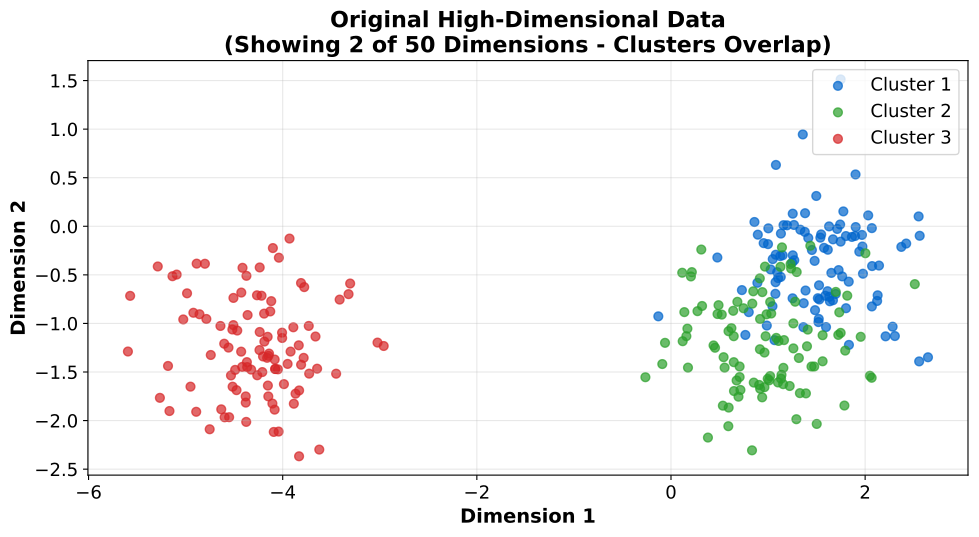

Python code for this plot:
"""Original Clusters - High-dimensional data shown in 2D projection"""
import matplotlib.pyplot as plt
import numpy as np
from pathlib import Path

CHART_METADATA = {
    'title': 'Original Clusters',
    'description': 'High-dimensional cluster structure (showing 2 of 50 dimensions)',
    'url': 'https://github.com/Digital-AI-Finance/methods-algorithms/tree/master/slides/L05_PCA_tSNE/06a_original_clusters'
}

plt.rcParams.update({
    'font.size': 14, 'axes.labelsize': 14, 'axes.titlesize': 16,
    'xtick.labelsize': 13, 'ytick.labelsize': 13, 'legend.fontsize': 13,
    'figure.figsize': (10, 6), 'figure.dpi': 150
})

MLBLUE = '#0066CC'
MLGREEN = '#2CA02C'
MLRED = '#D62728'

np.random.seed(42)

fig, ax = plt.subplots(figsize=(10, 6))

# Generate high-dimensional data with clusters
n_per_cluster = 100
n_dims = 50

# Cluster centers in high-dim space
centers_hd = [np.random.randn(n_dims) * 3 for _ in range(3)]
labels = np.repeat([0, 1, 2], n_per_cluster)
colors_map = {0: MLBLUE, 1: MLGREEN, 2: MLRED}
color_labels = ['Cluster 1', 'Cluster 2', 'Cluster 3']

# Original data (first 2 dims for visualization)
X_2d = np.vstack([centers_hd[i][:2] + np.random.randn(n_per_cluster, 2) * 0.5
                  for i in range(3)])

for i, (color, label) in enumerate(zip([MLBLUE, MLGREEN, MLRED], color_labels)):
    mask = labels == i
    ax.scatter(X_2d[mask, 0], X_2d[mask, 1], c=color, alpha=0.7, s=40, label=label)

ax.set_title('Original High-Dimensional Data\n(Showing 2 of 50 Dimensions - Clusters Overlap)', fontsize=16, fontweight='bold')
ax.set_xlabel('Dimension 1', fontweight='bold')
ax.set_ylabel('Dimension 2', fontweight='bold')
ax.legend(loc='upper right')
ax.set_aspect('equal')
ax.grid(True, alpha=0.3)

plt.tight_layout()
plt.savefig(Path(__file__).parent / 'chart.pdf', dpi=300, bbox_inches='tight')
plt.close()
print("Chart saved: 06a_original_clusters/chart.pdf")
